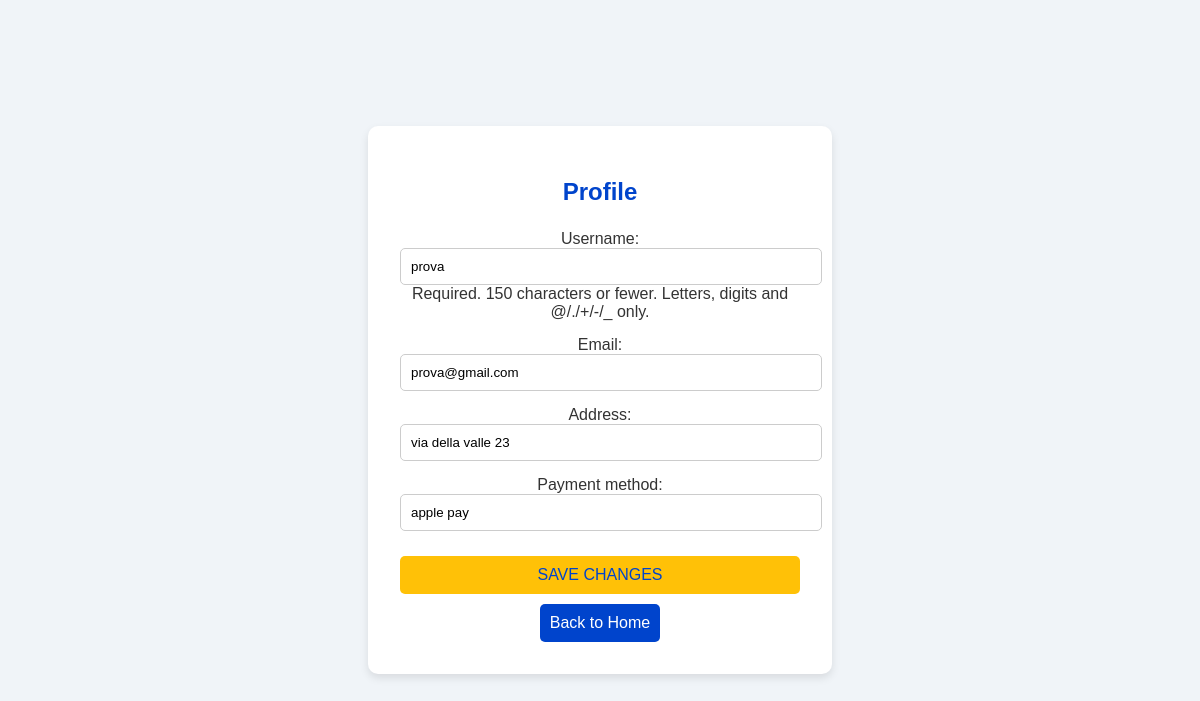
/api/user/profile/ (signed in), run on the app's committed database.
### userProfile/models.py (models this page shows, shortened)
class User(AbstractUser):
    email = models.EmailField(unique=True)
    address = models.CharField(max_length=255, blank=True, null=True)
    payment_method = models.CharField(max_length=100, blank=True, null=True)
    groups = models.ManyToManyField(
        'auth.Group',
        related_name='userProfile_users',  # Cambia related_name
        blank=True,
        help_text='The groups this user belongs to.',
        related_query_name='user',
    )
    user_permissions = models.ManyToManyField(
        'auth.Permission',
        related_name='userProfile_users',  # Cambia related_name
        blank=True,
        help_text='Specific permissions for this user.',
        related_query_name='user',
    )

### userProfile/views.py (the view)
# urls.py: path('profile/', profile_view, name='profile'),
@login_required
def profile_view(request):
    if request.method == 'POST':
        form = UserProfileForm(request.POST, instance=request.user)
        if form.is_valid():
            form.save()
            return redirect('profile')
    else:
        form = UserProfileForm(instance=request.user)
    return render(request, 'userProfile/profile.html', {'form': form})

### userProfile/forms.py
class UserProfileForm(forms.ModelForm):
    class Meta:
        model = User
        fields = ['username', 'email', 'address', 'payment_method']

### userProfile/templates/userProfile/profile.html (shortened to what this page needs)
<!DOCTYPE html>
<html>
<head>
</head>
<body>
    <div class="container">
        <h2>Profile</h2>
        <form method="post">
            {{ form.as_p }}
            <button type="submit">Save Changes</button>
        </form>
        <a class="back-button" href="{% url 'home' %}">Back to Home</a>
    </div>
</body>
</html>

### userProfile/templates/userProfile/profile.html (style rules this page uses)
body { font-family: 'Arial', sans-serif; background-color: #f0f4f8; color: #333; display: flex; justify-content: center; align-items: center; height: 100vh; margin: 0; }
.container { background: white; padding: 2em; border-radius: 10px; box-shadow: 0 4px 8px rgba(0, 0, 0, 0.1); width: 100%; max-width: 400px; text-align: center; }
h2 { color: #0044cc; margin-bottom: 1em; }
form { display: flex; flex-direction: column; gap: 15px; }
input[type="text"], input[type="password"], input[type="email"] { padding: 10px; border: 1px solid #ccc; border-radius: 5px; width: 100%; }
button[type="submit"] { background-color: #ffc107; color: #0044cc; border: none; padding: 10px; border-radius: 5px; font-size: 1em; cursor: pointer; text-transform: uppercase; margin-top: 10px; }
p { margin: 0; padding: 0; }
a { color: #0044cc; text-decoration: none; }
.back-button { background-color: #0044cc; color: white; padding: 10px; border-radius: 5px; text-decoration: none; margin-top: 10px; display: inline-block; }

### data on the page
User: username "prova", email "prova@gmail.com", address "via della valle 23", payment_method "apple pay"
